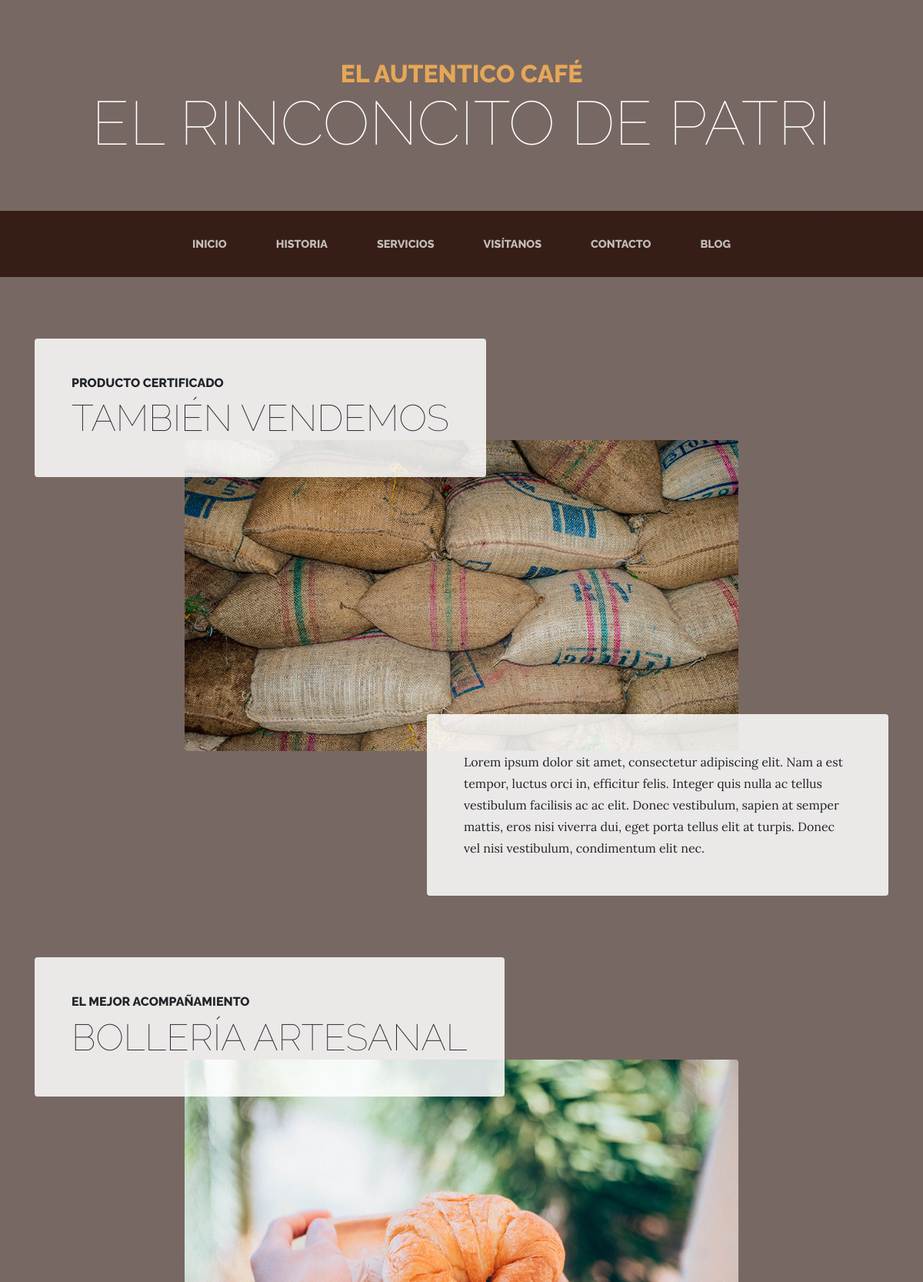
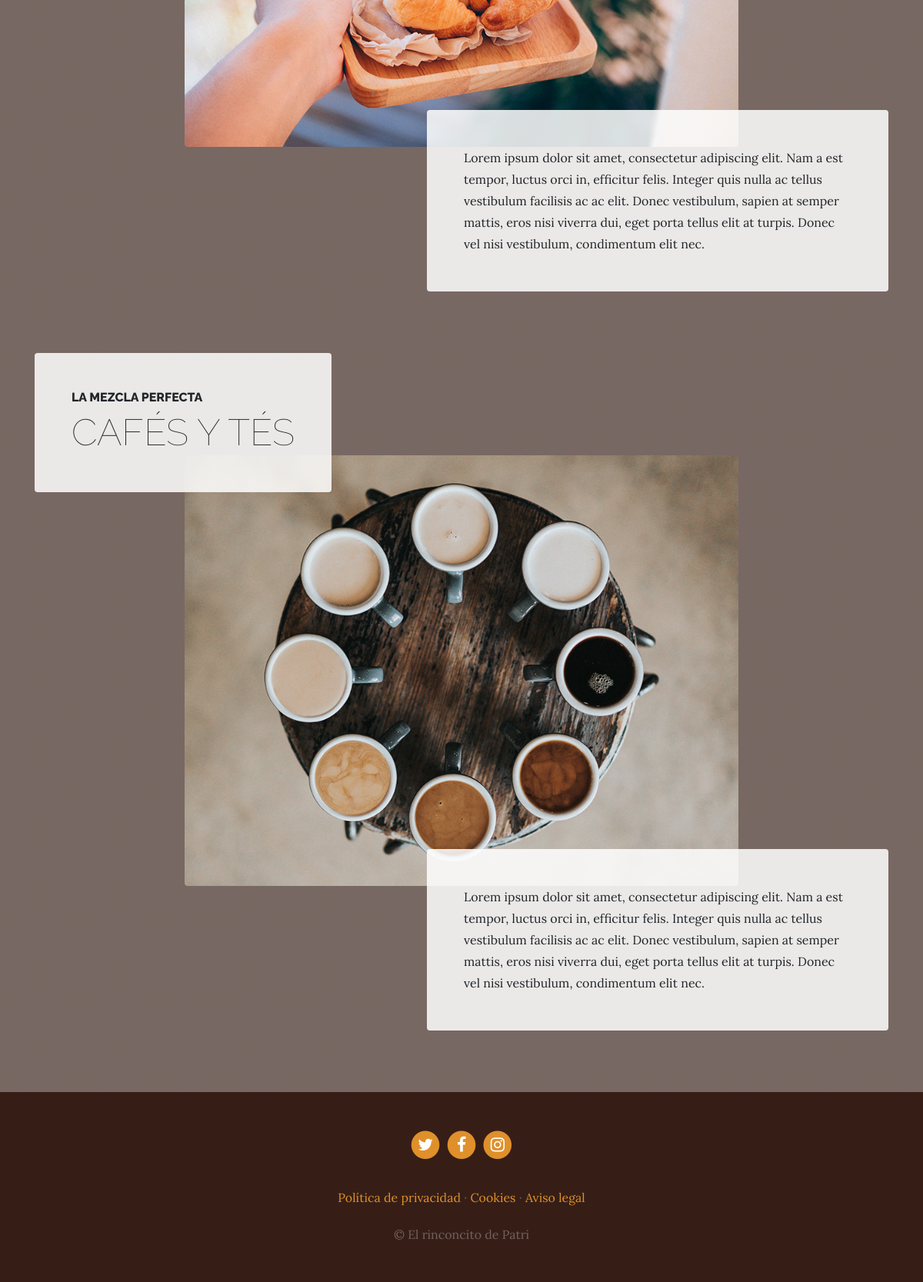
The app's page /services/services/ with its own data (2 pictures, top to bottom).
### services/models.py (models this page shows, shortened)
class Service(models.Model):
    title = models.CharField(max_length=200, verbose_name="Título")
    subtitle = models.CharField(max_length=200, verbose_name="Subtítulo")
    content = models.TextField(verbose_name="Contenido")
    image = models.ImageField(verbose_name="Imagen", upload_to="services")
    created = models.DateTimeField(auto_now_add=True, verbose_name="Fecha de creación")
    updated = models.DateTimeField(auto_now=True, verbose_name="Fecha de edición")
    class Meta:
        verbose_name = "servicio"
        verbose_name_plural = "servicios"
        ordering = ['-created']

### pages/models.py (models this page shows, shortened)
class Page(models.Model):
    title = models.CharField(verbose_name="Título", max_length=200)
    content = RichTextField(verbose_name="Contenido")
    order = models.SmallIntegerField(verbose_name="Orden", default=0)
    created = models.DateTimeField(auto_now_add=True, verbose_name="Fecha de creación")
    updated = models.DateTimeField(auto_now=True, verbose_name="Fecha de edición")
    class Meta:
        verbose_name = "página"
        verbose_name_plural = "páginas"
        ordering = ['order', 'title']

### services/views.py (the view)
# urls.py: path('services/', views.services, name="services"),
def services(request):
    services = Service.objects.all()
    return render(request, "services/services.html", {'services':services})

### pages/templatetags/pages_extras.py (called while the page is built)
@register.simple_tag
def get_page_list():
    pages = Page.objects.all()
    return pages

### social/processors.py (called while the page is built)
def ctx_dict(request):
    ctx = {}
    links = Link.objects.all()
    for link in links :
        ctx[link.key] = link.url
    return ctx

### services/templates/services/services.html (shortened to what this page needs)
{% extends 'core/base.html' %}
{% load static %}
{% block content %}
{% for service in services %}
<section class="page-section">
  <div class="container">
    <div class="product-item">
      <div class="product-item-title d-flex">
        <div class="bg-faded p-5 d-flex mr-auto rounded">
          <h2 class="section-heading mb-0">
            <span class="section-heading-upper">{{service.subtitle}}</span>
            <span class="section-heading-lower">{{service.title}}</span>
          </h2>
        </div>
      </div>
      <img class="product-item-img mx-auto d-flex rounded img-fluid mb-3 mb-lg-0" src="{{service.image.url}}" alt="">
      <div class="product-item-description d-flex ml-auto">
        <div class="bg-faded p-5 rounded">
          <p class="mb-0">{{service.content}}</p>
        </div>
      </div>
    </div>
  </div>
</section>
{% endfor %}
{% endblock %}

### core/templates/core/base.html (shortened to what this page needs)
<!DOCTYPE html>
<html lang="es">
  <head>
    {% load static %}
    <link href="{% static 'core/vendor/bootstrap/css/bootstrap.min.css' %}" rel="stylesheet">
    <link href="{% static 'core/vendor/font-awesome/css/font-awesome.min.css' %}" rel="stylesheet" type="text/css">
    <link href="{% static 'core/css/business-casual.css' %}" rel="stylesheet">
  </head>
  <body>
    <h1 class="site-heading text-center text-white d-none d-lg-block">
      <span class="site-heading-upper text-primary mb-3">El autentico café</span>
      <span class="site-heading-lower">El rinconcito de Patri</span>
    </h1>
    <nav class="navbar navbar-expand-lg navbar-dark py-lg-4" id="mainNav">
      <div class="container">
        <div class="collapse navbar-collapse" id="navbarResponsive">
          <ul class="navbar-nav mx-auto">
            <li class="nav-item {% if request.path == '/' %}active{% endif %} px-lg-4">
              <a class="nav-link text-uppercase text-expanded" href="{% url 'home' %}">Inicio</a>
            </li>
            <li class="nav-item px-lg-4 {% if request.path == '/about/' %}active{% endif %}">
              <a class="nav-link text-uppercase text-expanded" href="{% url 'about' %}">Historia</a>
            </li>
            <li class="nav-item px-lg-4 {% if request.path == '/services/' %}active{% endif %}">
              <a class="nav-link text-uppercase text-expanded" href="{% url 'services' %}">Servicios</a>
            </li>
            <li class="nav-item px-lg-4 {% if request.path == '/store/' %}active{% endif %}">
              <a class="nav-link text-uppercase text-expanded" href="{% url 'store' %}">Visítanos</a>
            </li>
            <li class="nav-item px-lg-4 {% if request.path == '/contact/' %}active{% endif %}">
              <a class="nav-link text-uppercase text-expanded" href="{% url 'contact' %}">Contacto</a>
            </li>
            <li class="nav-item px-lg-4 {% if request.path == '/blog/' %}active{% endif %}">
              <a class="nav-link text-uppercase text-expanded" href="{% url 'blog' %}">Blog</a>
            </li>
          </ul>
        </div>
      </div>
    </nav>
    {% block content %} {% endblock %}
    <footer class="footer text-faded text-center py-5">
      <div class="container">
        <p class="m-0">
          {% if LINK_TWITTER %}
	        <a href="{{LINK_TWITTER}}" class="link">
	          <span class="fa-stack fa-lg">
	            <i class="fa fa-circle fa-stack-2x"></i>
	            <i class="fa fa-twitter fa-stack-1x fa-inverse"></i>
	          </span>
          </a>
          {% endif %}
          {% if LINK_FACEBOOK %}
	        <a href="{{LINK_FACEBOOK}}" class="link">
	          <span class="fa-stack fa-lg">
	            <i class="fa fa-circle fa-stack-2x"></i>
	            <i class="fa fa-facebook fa-stack-1x fa-inverse"></i>
	          </span>
          </a>
          {% endif %}
          {% if LINK_INSTAGRAM %}
	        <a href="{{LINK_INSTAGRAM}}" class="link">
	          <span class="fa-stack fa-lg">
	            <i class="fa fa-circle fa-stack-2x"></i>
	            <i class="fa fa-instagram fa-stack-1x fa-inverse"></i>
	          </span>
          </a>
          {% endif %}
	    </p>
        <p class="m-0 mbt">
          {% load pages_extras %}
          {% get_page_list as page_list %}
          {% for page in page_list %}
            <a href="{% url 'page' page.id page.title|slugify %}" class="link">{{page.title}}</a> {% if not forloop.last %}· {% endif %}
          {% endfor %}
		</p>
        <p class="m-0 mbt1">&copy; El rinconcito de Patri</p>
      </div>
	</footer>
  </body>
</html>

### core/static/core/css/business-casual.css (style rules this page uses)
body { font-family: 'Lora'; background: linear-gradient(rgba(47, 23, 15, 0.65), rgba(47, 23, 15, 0.65)), url("../img/bg.jpg"); background-attachment: fixed; background-position: center; background-size: cover; }
h1, h2, h3, h4, h5, h6 { font-family: 'Raleway'; }
p { line-height: 1.75; }
.text-faded { color: rgba(255, 255, 255, 0.3); }
.site-heading { margin-top: 5rem; margin-bottom: 5rem; text-transform: uppercase; line-height: 1; font-family: 'Raleway'; }
.site-heading .site-heading-upper { display: block; font-size: 2rem; font-weight: 800; }
.site-heading .site-heading-lower { font-size: 5rem; font-weight: 100; line-height: 4rem; }
.page-section { margin-top: 5rem; margin-bottom: 5rem; }
.section-heading { text-transform: uppercase; }
.section-heading .section-heading-upper { display: block; font-size: 1rem; font-weight: 800; padding-bottom:.5rem; }
.section-heading .section-heading-lower { display: block; font-size: 3rem; font-weight: 100; }
.bg-faded { background-color: rgba(255, 255, 255, 0.85); }
#mainNav { background-color: rgba(47, 23, 15, 0.9); font-family: 'Raleway'; }
#mainNav .navbar-nav .nav-item .nav-link { color: rgba(255, 255, 255, 0.7); font-weight: 800; }
@media (min-width: 992px) { #mainNav .navbar-nav .nav-item .nav-link { font-size: 0.9rem; } }
@media (min-width: 992px) { .product-item .product-item-title { position: relative; z-index: 1; margin-bottom: -3rem; } }
@media (min-width: 992px) { .product-item .product-item-img { position: relative; z-index: 0; max-width: 60vw; } }
@media (min-width: 992px) { .product-item .product-item-description { position: relative; z-index: 1; margin-top: -3rem; max-width: 50vw; } }
.footer { background-color: rgba(47, 23, 15, 0.9); }
.text-primary { color: #e6a756 !important; }
.mbt { padding-top: 2rem; }
.mbt1 { padding-top: 1.25rem; }
a.link { color: #df902a; }

### records on screen
Service: subtitle "PRODUCTO CERTIFICADO", title "TAMBIÉN VENDEMOS", image (picture), content "Lorem ipsum dolor sit amet, consectetur adipiscing elit. Nam a est tempor, luctus orci in, efficitur felis. Integer quis nulla ac tellus vestibulum facilisis ac ac elit. Donec vestibulum, sapien at semper mattis, eros nisi viverra dui, eget porta tellus elit at turpis. Donec vel nisi vestibulum, condimentum elit nec."
Service: subtitle "EL MEJOR ACOMPAÑAMIENTO", title "BOLLERÍA ARTESANAL", image (picture), content "Lorem ipsum dolor sit amet, consectetur adipiscing elit. Nam a est tempor, luctus orci in, efficitur felis. Integer quis nulla ac tellus vestibulum facilisis ac ac elit. Donec vestibulum, sapien at semper mattis, eros nisi viverra dui, eget porta tellus elit at turpis. Donec vel nisi vestibulum, condimentum elit nec."
Service: subtitle "LA MEZCLA PERFECTA", title "CAFÉS Y TÉS", image (picture), content "Lorem ipsum dolor sit amet, consectetur adipiscing elit. Nam a est tempor, luctus orci in, efficitur felis. Integer quis nulla ac tellus vestibulum facilisis ac ac elit. Donec vestibulum, sapien at semper mattis, eros nisi viverra dui, eget porta tellus elit at turpis. Donec vel nisi vestibulum, condimentum elit nec."
Page: title "Política de privacidad"
Page: title "Cookies"
Page: title "Aviso legal"
